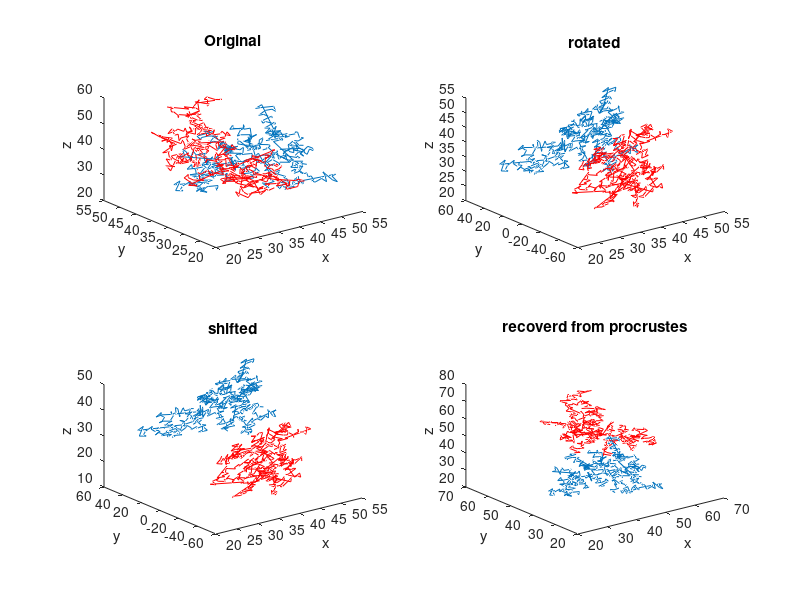

Here is the MATLAB script that generated this plot:

% points = 0:pi/50:10*pi;
% coords(:,3)=points(1:500);
% coords(:,1) = sin(coords(:,3));
% coords(:,2) = cos(coords(:,3));

load Protein;
points = Protein;
totalPoints=1000;
coords=points(1:totalPoints,:);
% load example1
% points=example1;
% totalPoints=500;
% coords=points(1:totalPoints,:);


pointsAlign=50;



half=(totalPoints/2);
firstHalf=coords(1:half,:);
secondHalf=coords(half+1:end,:);
figure;
subplot(2,2,1);
plot3(firstHalf(:,1),firstHalf(:,2),firstHalf(:,3));
hold on
plot3(secondHalf(:,1),secondHalf(:,2),secondHalf(:,3),'r');
hold off
title('Original')
xlabel('x')
ylabel('y')
zlabel('z')



R=rotx(90);
secondHalf=R*secondHalf';
secondHalf=secondHalf';
subplot(2,2,2);
%figure;
plot3(firstHalf(:,1),firstHalf(:,2),firstHalf(:,3));
hold on
plot3(secondHalf(:,1),secondHalf(:,2),secondHalf(:,3),'r');
title('rotated')
hold off
xlabel('x')
ylabel('y')
zlabel('z')


Z=zeros(size(secondHalf));
Z(:,3)=10;
secondHalf=secondHalf-Z;
subplot(2,2,3);
%figure;
plot3(firstHalf(:,1),firstHalf(:,2),firstHalf(:,3));
hold on
plot3(secondHalf(:,1),secondHalf(:,2),secondHalf(:,3),'r');
title('shifted')
hold off
xlabel('x')
ylabel('y')
zlabel('z')


[d,Z,transform] = procrustes(firstHalf(half-pointsAlign+1:half,:),secondHalf(1:pointsAlign,:));
c = transform.c;
T = transform.T;
b = transform.b;

secondHalfRecover = secondHalf*T+repmat(c(1,:),size(secondHalf,1),1) ;
    

subplot(2,2,4);
%figure;
plot3(firstHalf(:,1),firstHalf(:,2),firstHalf(:,3));
hold on
plot3(secondHalfRecover(:,1),secondHalfRecover(:,2),secondHalfRecover(:,3),'r');
hold off
title('recoverd from procrustes')
xlabel('x')
ylabel('y')
zlabel('z')








